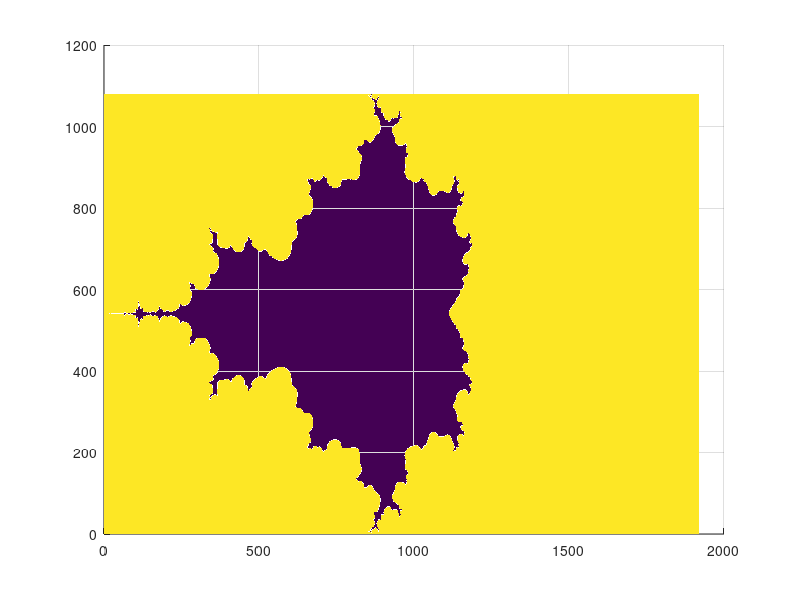

The MATLAB script that drew this image:
%%%%%%%%%%% Mandelbrot Set %%%%%%%%%%%%
clear all 

% Input parameters
%resolution=[1920 1080];
resolution=[1920 1080]; 
center=0;
width=4;

max_depth=10;                   % max number of iterations

%%%%%%% generate grid %%%%%%%%
left=real(center)-width/2;
right=real(center)+width/2;

height=width*resolution(2)/resolution(1);
top=imag(center)+height/2;
bottom=imag(center)-height/2;

[X,Y]=meshgrid(left:width/(resolution(1)-1):right,top:-height/(resolution(2)-1):bottom); 
C = X + i*Y;

z=zeros(size(C));                    % initial z matrix is complex value matrix
depth=zeros(size(C)); 
%%%%%%% apply formula to matrices %%%%%%%%%

for iter=1:max_depth
    z=z.^2+C;                   % apply iteration of mandelbrot sequence
    escaped = abs(z) > 2;       % if true, the point has diverged
    index=find(escaped==1);
    depth(index) = iter;        % stores number of iterations each point goes through; 0 is included in mandelbrot 
end 
figure
surf(depth,'EdgeColor','None')
view(2)




